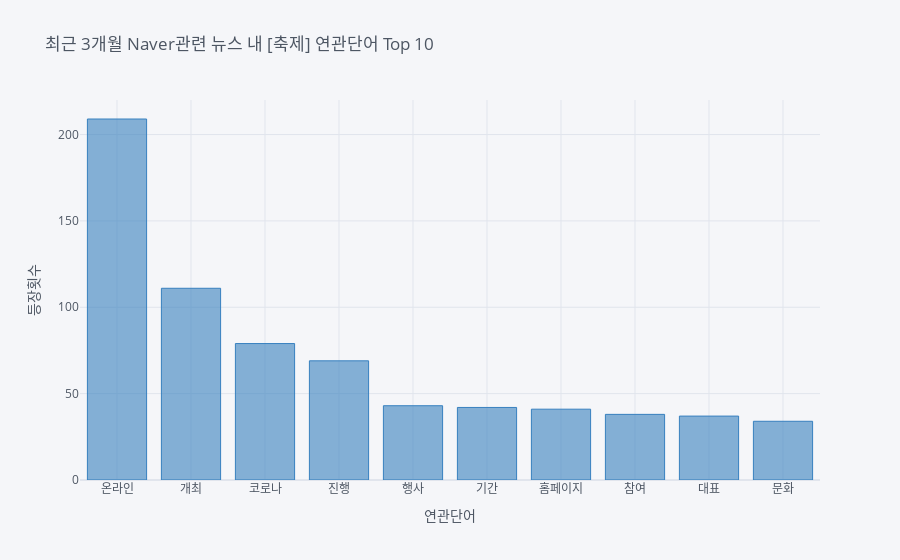

The code cell stored with this chart in its notebook:
### Code cell
configure_plotly_browser_state()
coocc_word_vis(df_news, 'Naver', '축제')

### Figure 1 — Plotly figure (JSON) as saved in the notebook; plotly's stock layout.template omitted (floating-point values rounded to 4 significant figures)
{"data": [{"name": "occ", "text": "", "y": [209, 111, 79, 69, 43, 42, 41, 38, 37, 34], "marker": {"color": "rgba(55, 128, 191, 0.6)", "line": {"color": "rgba(55, 128, 191, 1.0)", "width": 1}}, "x": ["온라인", "개최", "코로나", "진행", "행사", "기간", "홈페이지", "참여", "대표", "문화"], "type": "bar", "orientation": "v"}], "layout": {"title": {"text": "최근 3개월 Naver관련 뉴스 내 [축제] 연관단어 Top 10", "font": {"color": "#4D5663"}}, "paper_bgcolor": "#F5F6F9", "plot_bgcolor": "#F5F6F9", "yaxis": {"tickfont": {"color": "#4D5663"}, "zerolinecolor": "#E1E5ED", "title": {"text": "등장횟수", "font": {"color": "#4D5663"}}, "gridcolor": "#E1E5ED", "showgrid": true}, "xaxis": {"tickfont": {"color": "#4D5663"}, "zerolinecolor": "#E1E5ED", "title": {"text": "연관단어", "font": {"color": "#4D5663"}}, "gridcolor": "#E1E5ED", "showgrid": true}, "legend": {"bgcolor": "#F5F6F9", "font": {"color": "#4D5663"}}}}
